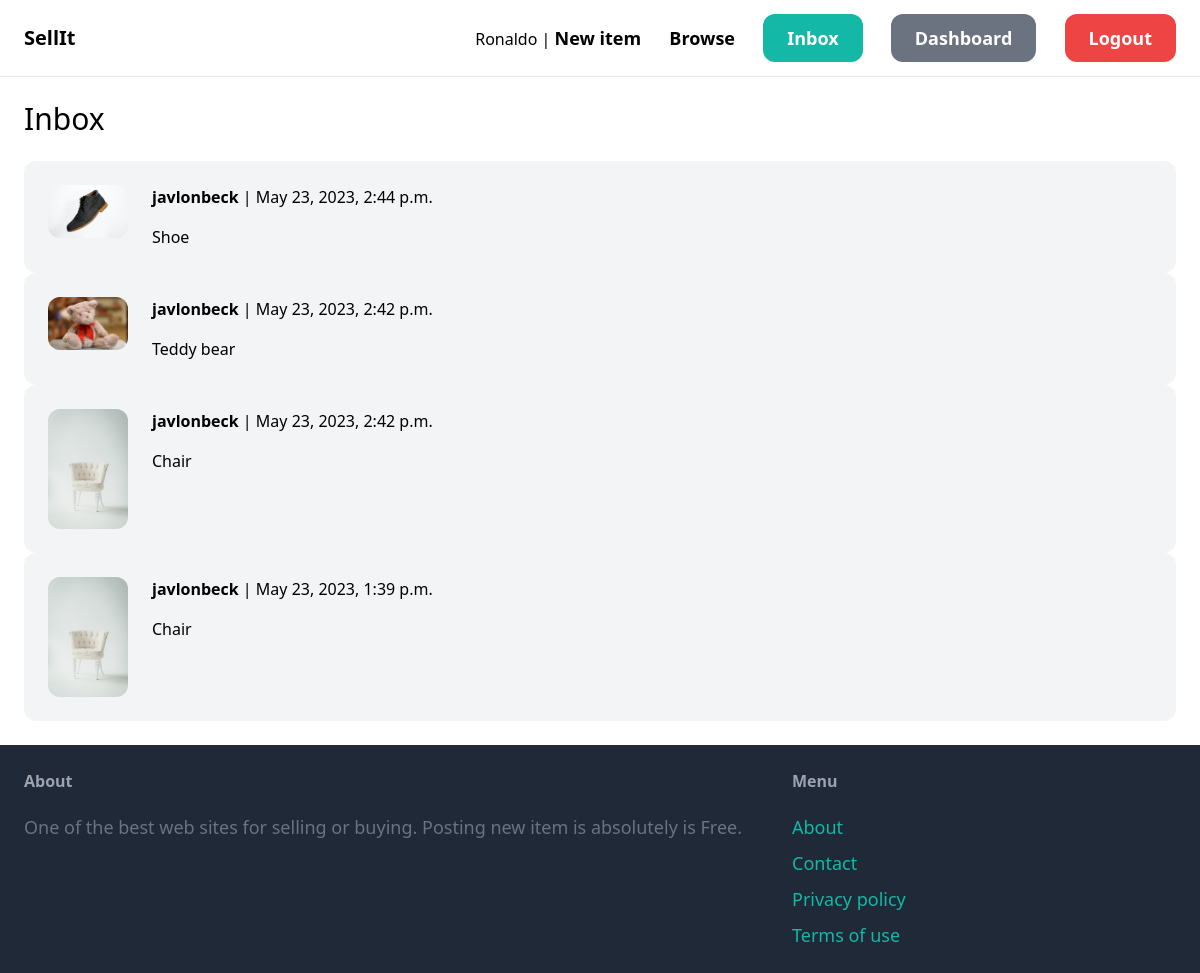
Screenshot of /inbox/ (signed in) with the database file from the repository.
### conversation/models.py (models this page shows)
class Conversation(models.Model):
    item = models.ForeignKey(Item, related_name="conversations", on_delete=models.CASCADE)
    members = models.ManyToManyField(User, related_name='conversations')
    created_at = models.DateTimeField(auto_now_add=True)
    modified_at = models.DateTimeField(auto_now=True)
    class Meta:
        ordering = ('-modified_at',)

### item/models.py (models this page shows, shortened)
class Item(models.Model):
    category = models.ForeignKey(Category, related_name='items', on_delete=models.CASCADE)
    name = models.CharField(max_length=255)
    description = models.TextField(blank=True, null=True)
    price = models.FloatField()
    image = models.ImageField(upload_to='item_images', blank=True, null=True)
    is_sold = models.BooleanField(default=False)
    created_by = models.ForeignKey(User, related_name='items', on_delete=models.CASCADE)
    created_at = models.DateTimeField(auto_now_add=True)

### conversation/views.py (the view)
# urls.py: path('', inbox, name='inbox'),
@login_required
def inbox(request):
    conversations = Conversation.objects.filter(members__in=[request.user.id])
    return render(request, 'conversation/inbox.html', {
        'conversations': conversations
    })

### templates/conversation/inbox.html (shortened to what this page needs)
{% extends 'core/base.html' %}
{% block content %}
    <h1 class="mb-6 text-3xl">Inbox</h1>
    <div class="space-y-6">
        {% for conversation in conversations %}
            <a href="{% url 'conversation:detail' conversation.id %}">
                <div class="p-6 flex bg-gray-100 rounded-xl">
                    <div class="pr-6">
                        <img src="{{ conversation.item.image.url }}" class="w-20 rounded-xl">
                    </div>
                    <div>
                        {% for member in conversation.members.all %}
                            {% if member != request.user %}
                                <p class="mb-4"><strong>{{member.username}}</strong> | {{conversation.modified_at}}</p>
                                <p>{{conversation.item.name}}</p>
                            {% endif %}
                        {% endfor %}
                    </div>
                </div>
            </a>
        {% endfor %}
    </div>
{% endblock %}

### templates/core/base.html (shortened to what this page needs)
<!DOCTYPE html>
<html>
    <head>
        <script src="https://cdn.tailwindcss.com"></script>
    </head>
    <body>
        <nav class="py-6 px-6 flex justify-between items-center border-b border-gray-200">
            <a href="/" class="text-xl font-semibold">SellIt</a>
            <div class="space-x-6">
                {% if request.user.is_authenticated %}
                {{request.user.username}} | {% endif %}
                <a href="{% url 'item:new' %}" class="text-lg font-semibold hover:text-gray-500">New item</a>
                <a href="{% url 'item:items' %}" class="text-lg font-semibold hover:text-gray-500">Browse</a>
                {% if request.user.is_authenticated %}
                    <a href="{% url 'conversation:inbox'  %}" class="px-6 py-3 text-lg font-semibold bg-teal-500 text-white rounded-xl hover:bg-teal-700">Inbox</a>
                    <a href="{% url 'dashboard:index' %}" class="px-6 py-3 text-lg font-semibold bg-gray-500 text-white rounded-xl hover:bg-gray-700">Dashboard</a>
                    <a href="{% url 'core:logout' %}" class="px-6 py-3 text-lg font-semibold bg-red-500 text-white rounded-xl hover:bg-red-700">Logout</a>
                {% else %}
                    <a href="{% url 'core:signup' %}" class="px-6 py-3 text-lg font-semibold bg-teal-500 text-white rounded-xl hover:bg-teal-700">Sign up</a>
                    <a href="{% url 'core:login' %}" class="px-6 py-3 text-lg font-semibold bg-gray-500 text-white rounded-xl hover:bg-gray-700">Log in</a>
                {% endif %}
            </div>
        </nav>
        <div class="px-6 py-6">
            {% block content %}
            {% endblock %}
        </div>
        <footer class="py-6 px-6 flex justify-between bg-gray-800">
            <div class="w-2/3 pr-10">
                <h3 class="mb-5 font-semibold text-gray-400">About</h3>
                <p class="text-lg text-gray-500">One of the best web sites for selling or buying. Posting new item is absolutely is Free. </p>
            </div>
            <div class="w-1/3">
                <h3 class="mb-5 font-semibold text-gray-400">Menu</h3>
                <ul class="space-y-2">
                    <li><a href="{% url 'core:about' %}" class="text-lg text-teal-500 hover:text-teal-700">About</a></li>
                    <li><a href="{% url 'core:contact' %}" class="text-lg text-teal-500 hover:text-teal-700">Contact</a></li>
                    <li><a href="#" class="text-lg text-teal-500 hover:text-teal-700">Privacy policy</a></li>
                    <li><a href="#" class="text-lg text-teal-500 hover:text-teal-700">Terms of use</a></li>
                </ul>
            </div>
        </footer>
    </body>
</html>

### rows the page displays
Conversation: item.image (picture), modified_at "May 23, 2023, 2:44 p.m.", item.name "Shoe"
Conversation: item.image (picture), modified_at "May 23, 2023, 2:42 p.m.", item.name "Teddy bear"
Conversation: item.image (picture), modified_at "May 23, 2023, 2:42 p.m.", item.name "Chair"
Conversation: item.image (picture), modified_at "May 23, 2023, 1:39 p.m.", item.name "Chair"

### other values shown
{{ request.user.username }} "Ronaldo"
{{ member.username }} "javlonbeck"
